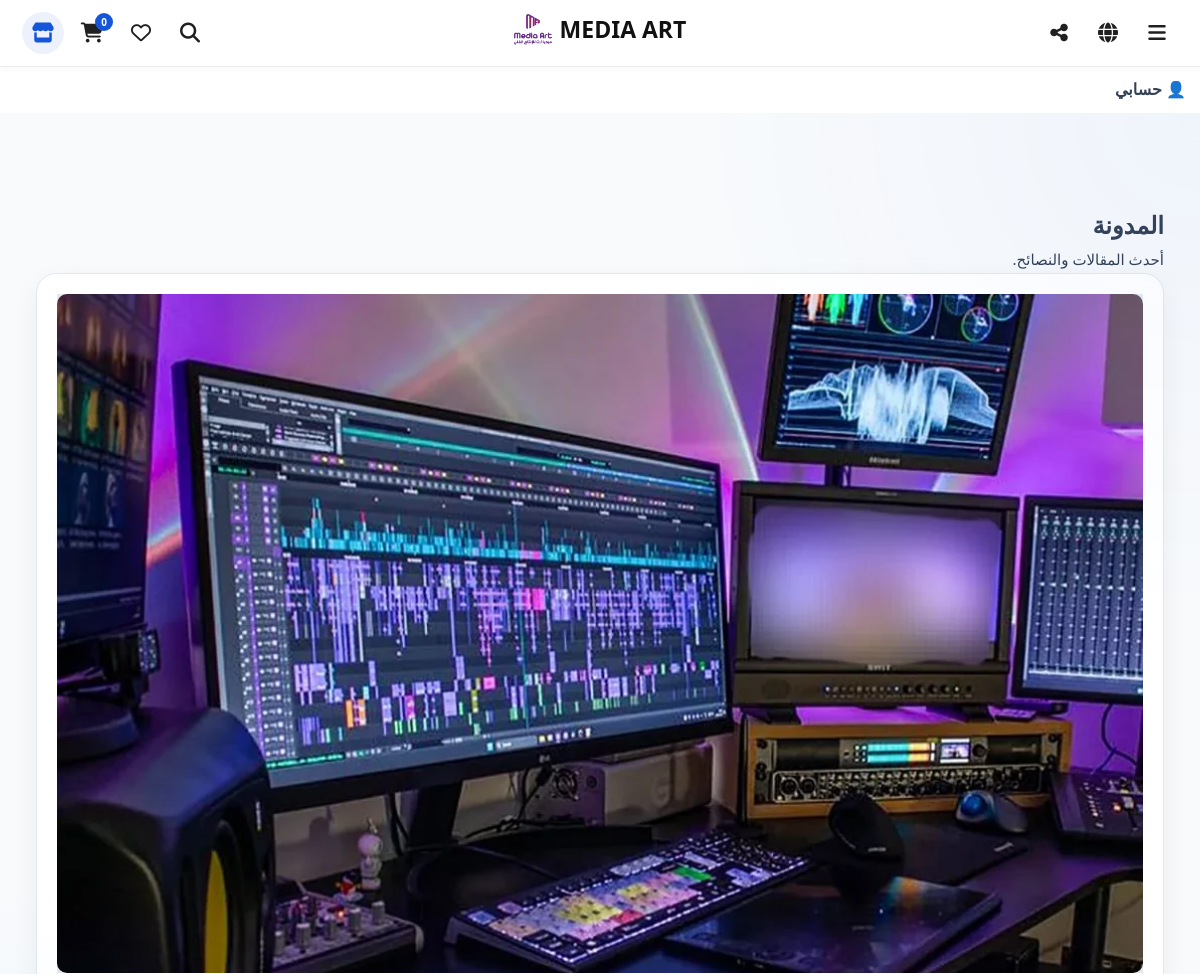
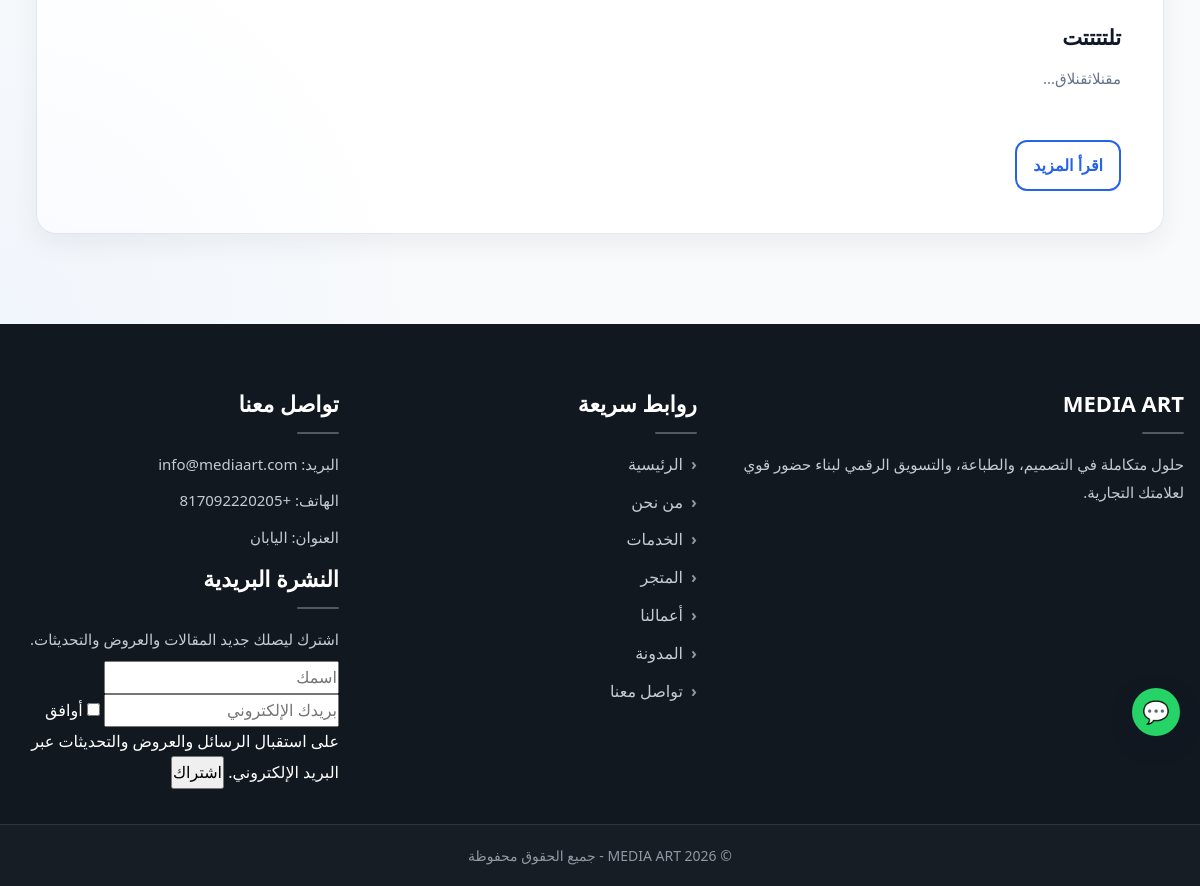
Screenshot of /blog/ with the database file from the repository (2 pictures, top to bottom).
### app/models/settings.py (models this page shows)
class SiteSetting(db.Model):
    id = db.Column(db.Integer, primary_key=True)
    site_name = db.Column(db.String(200))
    logo = db.Column(db.String(200))
    footer_text = db.Column(db.String(300))
    show_partners = db.Column(db.Boolean, default=True)

### app/models/post.py (models this page shows, shortened)
class Post(db.Model):
    __tablename__ = "posts"
    id = db.Column(db.Integer, primary_key=True)
    title = db.Column(db.String(200), nullable=False)
    slug = db.Column(db.String(200), unique=True, nullable=False)
    excerpt = db.Column(db.String(255), nullable=True)
    content = db.Column(db.Text, nullable=True)
    keywords = db.Column(db.String(255), nullable=True)
    meta_title = db.Column(db.String(255), nullable=True)
    meta_description = db.Column(db.String(255), nullable=True)
    title_ar = db.Column(db.String(200), nullable=True)
    slug_ar = db.Column(db.String(200), unique=True, nullable=True)
    excerpt_ar = db.Column(db.String(255), nullable=True)
    content_ar = db.Column(db.Text, nullable=True)
    keywords_ar = db.Column(db.String(255), nullable=True)
    meta_title_ar = db.Column(db.String(255), nullable=True)
    meta_description_ar = db.Column(db.String(255), nullable=True)
    title_en = db.Column(db.String(200), nullable=True)
    slug_en = db.Column(db.String(200), unique=True, nullable=True)
    excerpt_en = db.Column(db.String(255), nullable=True)
    content_en = db.Column(db.Text, nullable=True)
    keywords_en = db.Column(db.String(255), nullable=True)
    meta_title_en = db.Column(db.String(255), nullable=True)
    meta_description_en = db.Column(db.String(255), nullable=True)
    title_ja = db.Column(db.String(200), nullable=True)
    slug_ja = db.Column(db.String(200), unique=True, nullable=True)
    excerpt_ja = db.Column(db.String(255), nullable=True)
    content_ja = db.Column(db.Text, nullable=True)
    keywords_ja = db.Column(db.String(255), nullable=True)
    meta_title_ja = db.Column(db.String(255), nullable=True)
    meta_description_ja = db.Column(db.String(255), nullable=True)
    image = db.Column(db.String(255), nullable=True)
    is_active = db.Column(db.Boolean, nullable=False, default=True)
    created_at = db.Column(db.DateTime, default=datetime.utcnow, nullable=False)
    show_on_home = db.Column(db.Boolean, nullable=False, default=True)
    def get_title(self, lang="ar"):
        return getattr(self, f"title_{lang}", None) or self.title_ar or self.title
    def get_slug(self, lang="ar"):
        return getattr(self, f"slug_{lang}", None) or self.slug_ar or self.slug
    def get_excerpt(self, lang="ar"):
        return getattr(self, f"excerpt_{lang}", None) or self.excerpt_ar or self.excerpt

### app/routes/blog.py (the view)
@blog_bp.route("/")
def index():
    posts = Post.query.filter_by(is_active=True).order_by(Post.id.desc()).all()
    return render_template(
        "blog/index.html",
        posts=posts
    )

### app/templates/blog/index.html (shortened to what this page needs)
{% extends "base.html" %}
{% block content %}
<section class="blog-section">
    <div class="container">
        <h1>
    {{ tr.blog }}
</h1>
<p>
    {% if current_lang == "en" %}
        Latest articles and tips.
    {% elif current_lang == "ja" %}
        最新の記事とヒントをご覧ください。
    {% else %}
        أحدث المقالات والنصائح.
    {% endif %}
</p>
        <div class="blog-grid">
            {% if posts %}
                {% for post in posts %}
                <div class="blog-card">
                    <div class="blog-card-image">
                        {% if post.image %}
                            <img src="{{ url_for('static', filename='uploads/' + post.image) }}" alt="{{ post.get_title(current_lang) }}">
                        {% else %}
                            <div class="blog-card-placeholder"></div>
                        {% endif %}
                    </div>
                    <div class="blog-card-content">
                        <h3>{{ post.get_title(current_lang) }}</h3>
                        <p>
    {{ (post.get_excerpt(current_lang) or post.get_content(current_lang) or "")[:120] }}...
</p>
<a href="{{ url_for('blog.article', slug=post.get_slug(current_lang)) }}" class="btn-outline">
    {% if current_lang == "en" %}
        Read More
    {% elif current_lang == "ja" %}
        続きを読む
    {% else %}
        اقرأ المزيد
    {% endif %}
</a>
                    </div>
                </div>
                {% endfor %}
            {% else %}
                <p>لا توجد مقالات حالياً.</p>
            {% endif %}
        </div>
    </div>
</section>
{% endblock %}

### app/templates/base.html (shortened to what this page needs)
<!DOCTYPE html>
<html lang="{{ current_lang }}" dir="{% if current_lang == 'ar' %}rtl{% else %}ltr{% endif %}">
<head>
    <link rel="stylesheet" href="https://cdnjs.cloudflare.com/ajax/libs/font-awesome/6.5.0/css/all.min.css">
    <link rel="stylesheet" href="{{ url_for('static', filename='css/design-system.css') }}">
    <link rel="stylesheet"
      href="{{ url_for('static', filename='css/ui.css') }}">
      <link rel="stylesheet"
      href="{{ url_for('static', filename='css/layout.css') }}">
    <link rel="stylesheet" href="{{ url_for('static', filename='css/main.css', v='20260730-2') }}">
    <link rel="stylesheet" href="{{ url_for('static', filename='css/parts/final-shop.css') }}">
    <link rel="stylesheet" href="{{ url_for('static', filename='css/parts/final-footer.css') }}">
</head>
<body>
<div class="account-dropdown">
    <button class="account-btn">
        👤
        {% if current_user.is_authenticated %}
            {{ current_user.username }}
        {% else %}
            {% if current_lang == "en" %}
                Account
            {% elif current_lang == "ja" %}
                アカウント
            {% else %}
                حسابي
            {% endif %}
        {% endif %}
    </button>
</div>
<a href="https://wa.me/817092220205"
   target="_blank"
   class="floating-whatsapp-btn">
    💬
</a>
{% set is_shop_page = request.blueprint == "shop" %}
<header
    id="siteHeader"
    class="site-header site-header-shop"
    data-is-shop-page="{{ 'true' if is_shop_page else 'false' }}"
    data-shop-url="{{ url_for('shop.index') }}"
>
        <div class="shop-main-header-row">
            <div class="shop-header-primary-actions">
                <a
                    href="{{ url_for('shop.index') }}"
                    class="shop-header-icon-btn shop-header-store-btn"
                    aria-label="{% if current_lang == 'en' %}Visit Store{% elif current_lang == 'ja' %}ショップを見る{% else %}زيارة المتجر{% endif %}"
                    title="{% if current_lang == 'en' %}Visit Store{% elif current_lang == 'ja' %}ショップを見る{% else %}زيارة المتجر{% endif %}"
                >
                    <i class="fa-solid fa-store"></i>
                </a>
                <a
                    href="{{ url_for('shop.cart') }}"
                    class="shop-header-icon-btn"
                    aria-label="{% if current_lang == 'en' %}Cart{% elif current_lang == 'ja' %}カート{% else %}السلة{% endif %}"
                >
                    <i class="fa-solid fa-cart-shopping"></i>
                    <span
                        class="shop-header-cart-count"
                        data-cart-count
                    >
                        {{ session.get('cart', [])|length }}
                    </span>
                </a>
                <a
                    href="{{ url_for('shop.favorites') }}"
                    class="shop-header-icon-btn"
                    aria-label="{% if current_lang == 'en' %}Favorites{% elif current_lang == 'ja' %}お気に入り{% else %}المفضلة{% endif %}"
                >
                    <i class="fa-regular fa-heart"></i>
                </a>
<div class="shop-header-search-wrapper">
    <button
        type="button"
        class="shop-header-icon-btn"
        data-shop-search-button
        aria-label="{% if current_lang == 'en' %}Search{% elif current_lang == 'ja' %}検索{% else %}البحث{% endif %}"
        aria-expanded="false"
    >
        <i class="fa-solid fa-magnifying-glass"></i>
    </button>
</div>
            </div>
<div class="shop-header-center">
    <a
        href="{{ url_for('main.home') }}"
        class="shop-header-brand"
        data-shop-header-brand
    >
        {% if setting and setting.logo %}
            <img
                src="{{ url_for('static', filename='uploads/' + setting.logo) }}"
                alt="{{ setting.site_name if setting and setting.site_name else 'MEDIA ART' }}"
            >
        {% endif %}
        <span>
            {{ setting.site_name if setting and setting.site_name else "MEDIA ART" }}
        </span>
    </a>
</div>
            <div class="shop-header-secondary-actions">
                <div class="shop-header-dropdown-wrapper">
                    <button
                        type="button"
                        class="shop-header-icon-btn"
                        data-shop-dropdown-button="share"
                        aria-label="{% if current_lang == 'en' %}Share{% elif current_lang == 'ja' %}共有{% else %}مشاركة{% endif %}"
                        aria-expanded="false"
                    >
                        <i class="fa-solid fa-share-nodes"></i>
                    </button>
                </div>
                <div class="shop-header-dropdown-wrapper">
                    <button
                        type="button"
                        class="shop-header-icon-btn"
                        data-shop-dropdown-button="language"
                        aria-label="{% if current_lang == 'en' %}Language{% elif current_lang == 'ja' %}言語{% else %}اللغة{% endif %}"
                        aria-expanded="false"
                    >
                        <i class="fa-solid fa-globe"></i>
                    </button>
                </div>
                <div class="shop-header-dropdown-wrapper">
                    <button
                        type="button"
                        class="shop-header-icon-btn"
                        data-shop-dropdown-button="menu"
                        aria-label="{% if current_lang == 'en' %}Menu{% elif current_lang == 'ja' %}メニュー{% else %}القائمة{% endif %}"
                        aria-expanded="false"
                    >
                        <i class="fa-solid fa-bars"></i>
                    </button>
                </div>
            </div>
        </div>
</header>
<main class="site-main">
    {% block content %}{% endblock %}
</main>
<footer class="site-footer">
    <div class="container footer-grid">
        <div class="footer-col">
            <h3>MEDIA ART</h3>
            <p>{{ tr.footer_text }}</p>
        </div>
        <div class="footer-col">
            <h4>{{ tr.quick_links }}</h4>
            <ul class="footer-links">
                <li><a href="{{ url_for('main.home') }}">{{ tr.home }}</a></li>
                <li><a href="{{ url_for('about.index') }}">{{ tr.about }}</a></li>
                <li><a href="{{ url_for('services.index') }}">{{ tr.services }}</a></li>
                <li><a href="{{ url_for('shop.index') }}">{{ tr.shop }}</a></li>
                <li><a href="{{ url_for('portfolio.index') }}">{{ tr.portfolio }}</a></li>
                <li><a href="{{ url_for('blog.index') }}">{{ tr.blog }}</a></li>
                <li><a href="{{ url_for('contact.index') }}">{{ tr.contact }}</a></li>
            </ul>
        </div>
        <div class="footer-col">
            <h4>{{ tr.contact }}</h4>
            <p>{{ tr.email }}: info@mediaart.com</p>
            <p>{{ tr.phone }}: +817092220205</p>
            <p>{{ tr.address }}: {{ tr.japan }}</p>
            <div class="footer-col">
    <h4>
        {% if current_lang == "en" %}
            Newsletter
        {% elif current_lang == "ja" %}
            ニュースレター
        {% else %}
            النشرة البريدية
        {% endif %}
    </h4>
    <p>
        {% if current_lang == "en" %}
            Subscribe to receive our latest updates and offers.
        {% elif current_lang == "ja" %}
            最新情報やお知らせを受け取るために登録してください。
        {% else %}
            اشترك ليصلك جديد المقالات والعروض والتحديثات.
        {% endif %}
    </p>
    <form id="newsletterForm"
      method="POST"
      action="{{ url_for('newsletter.subscribe') }}"
      class="newsletter-form">
      <input type="text"
       name="name"
       placeholder="{% if current_lang == 'en' %}Your name{% elif current_lang == 'ja' %}お名前{% else %}اسمك{% endif %}">
        <input type="email"
               name="email"
               required
               placeholder="{% if current_lang == 'en' %}Your email{% elif current_lang == 'ja' %}メールアドレス{% else %}بريدك الإلكتروني{% endif %}">
               <label class="newsletter-consent">
        <input type="checkbox"
           name="consent"
           required>
    <span>
        {% if current_lang == "en" %}
            I agree to receive emails, offers, and updates.
        {% elif current_lang == "ja" %}
            メールによるお知らせや更新情報の受信に同意します。
        {% else %}
            أوافق على استقبال الرسائل والعروض والتحديثات عبر البريد الإلكتروني.
        {% endif %}
    </span>
</label>
        <button type="submit">
            {% if current_lang == "en" %}
                Subscribe
            {% elif current_lang == "ja" %}
                登録する
            {% else %}
                اشتراك
            {% endif %}
        </button>
    </form>
</div>
        </div>
    </div>
    <div class="footer-bottom">
        <div class="container">
            <p>© 2026 MEDIA ART - {{ tr.rights }}</p>
        </div>
    </div>
</footer>
</body>
</html>

### rows the page displays
SiteSetting: logo (picture), site_name "MEDIA ART"
Post: image (picture), get_title "تلتتتتت", excerpt_ar "مقنلاثقنلاق"

### other values shown
{{ session.get('cart', [])|length }} "0"
{{ tr.blog }} "المدونة"
{{ tr.footer_text }} "حلول متكاملة في التصميم، والطباعة، والتسويق الرقمي لبناء حضور قوي لعلامتك التجارية."
{{ tr.quick_links }} "روابط سريعة"
{{ tr.home }} "الرئيسية"
{{ tr.about }} "من نحن"
{{ tr.services }} "الخدمات"
{{ tr.shop }} "المتجر"
{{ tr.portfolio }} "أعمالنا"
{{ tr.contact }} "تواصل معنا"
{{ tr.email }} "البريد"
{{ tr.phone }} "الهاتف"
{{ tr.address }} "العنوان"
{{ tr.japan }} "اليابان"
{{ tr.rights }} "جميع الحقوق محفوظة"
